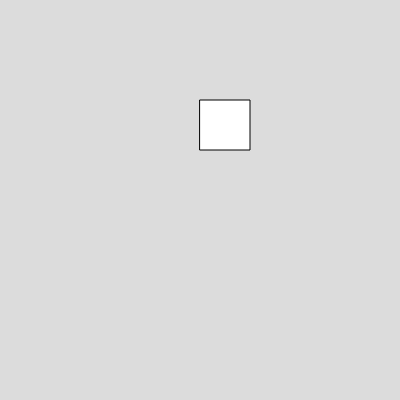
Frame 1 (no input)
Frame 60 (no input): blank canvas, image omitted
Frame 120 (the mouse pressed at the canvas centre since frame 60): blank canvas, image omitted

The p5.js sketch that drew this single still picture (run headless with seeded random() and noise() and a simulated clock; from frame 60 on, the mouse is pressed at the canvas centre):

// p5.js sketch
// ── sketch.js
var box1;

function setup() 
{
  createCanvas(400, 400);

  box1 = new Box(200, 100, 50, 50, 4);
}

function draw() 
{
  background(220);

  box1.show();
  box1.move();
}


// ── box.js
class Box
  {
    constructor(x, y, width, height, velocityX)
    {
      this.x = x;
      this.y = y;
      this.width = width;
      this.height = height;
      this.velocityX = velocityX;
    }

    show()
    {
      rect(this.x, this.y, this.width, this.height);
    }

    move()
    {
      this.x = this.x + this.velocityX;
    }
  
  }

  
